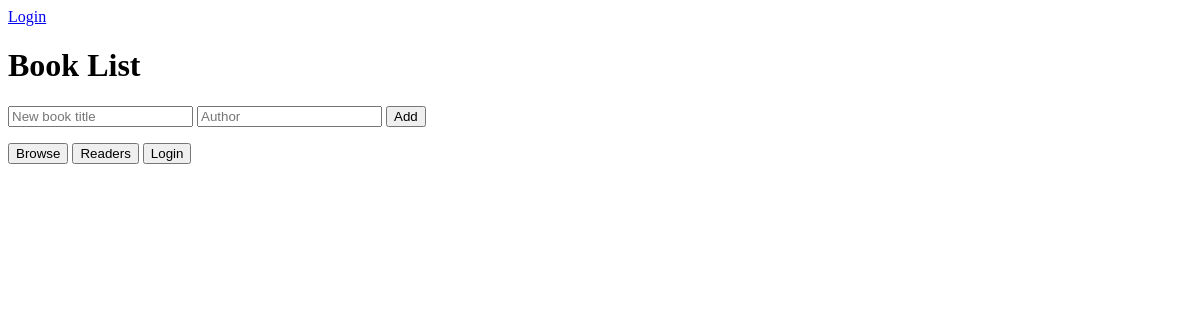
Before: / with the older database file.
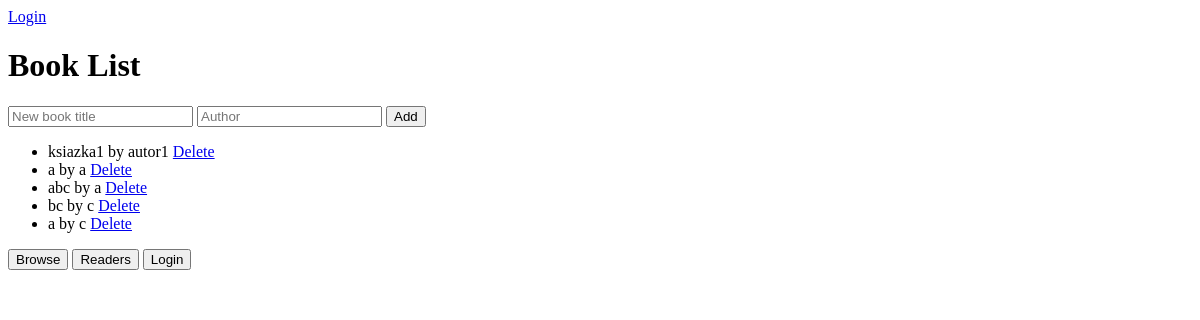
After: the same page with the newer database file.
### app/models.py (models this page shows)
class Book(db.Model):
    id = db.Column(db.Integer, primary_key=True)
    title = db.Column(db.String(80), nullable=False)
    author = db.Column(db.String(120), nullable=False)
    '''Definiujemy klasę Book, która dziedziczy po db.Model.
id, title i author to kolumny w tabeli book:
id jest kluczem głównym (primary_key=True).
title i author są kolumnami typu String z ograniczeniami długości i nie mogą być NULL (nullable=False).'''

### app/routes.py (the view)
@app.route('/')
def index():
    db.create_all ()
    books = Book.query.all() #if Book.query.all() > 0 else db.create_all()
    readers = Reader.query.all() #if Reader.query.count() > 0 else [] # Dodane, aby można było wybrać czytelnika przy wypożyczaniu książki
    borrows = Borrow.query.all()
    return render_template('index.html', books=books, readers=readers, borrows=borrows)

### app/templates/index.html (shortened to what this page needs)
<!DOCTYPE html>
<html lang="en">
<head>
</head>
<body>
    {% include '_navbar.html' %}
    <h1>Book List</h1>
    <form action="{{ url_for('add_book') }}" method="post">
        <input type="text" name="title" placeholder="New book title" required>
        <input type="text" name="author" placeholder="Author" required>
        <button type="submit">Add</button>
    </form>
    <ul>
        {% for book in books %}
            <li>
                {{ book.title }} by {{ book.author }}
                <a href="{{ url_for('delete_book', book_id=book.id) }}">Delete</a>
            </li>
        {% endfor %}
    </ul>
    <a href="{{ url_for('browse') }}"><button>Browse</button></a>
    <a href="{{ url_for('readers') }}"><button>Readers</button></a>
    <a href="{{ url_for('login') }}"><button>Login</button></a>
</body>
</html>

### app/templates/_navbar.html
{% if 'user_name' in session %}
        <p>Hello, {{ session['user_name'] }}!</p>
        <a href="{{ url_for('logout') }}">Logout</a>
    {% else %}
        <a href="{{ url_for('login') }}">Login</a>
    {% endif %}

Changed rows visible on the page:
added Book: title "ksiazka1", author "autor1"
added Book: title "a", author "a"
added Book: title "abc", author "a"
added Book: title "bc", author "c"
added Book: title "a", author "c"
